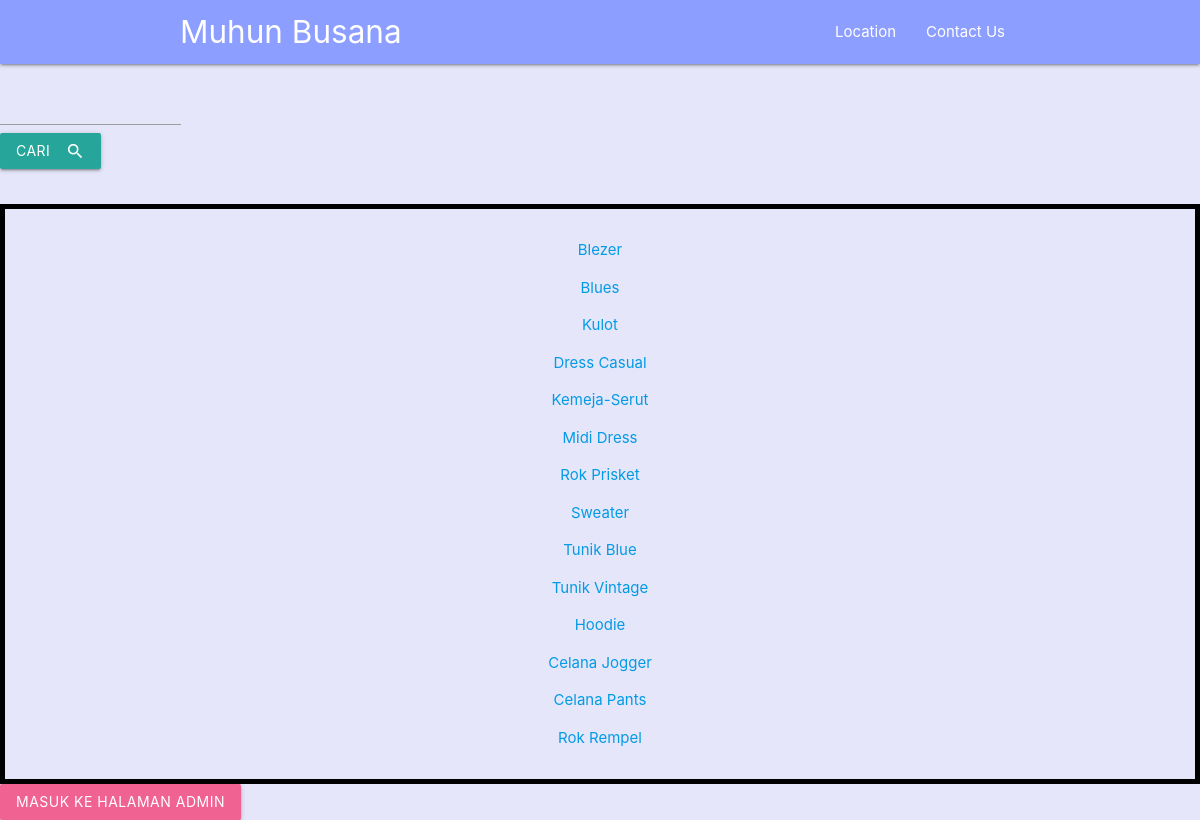
Page /Latihan7a/index.php on the committed database.
### tables this page shows
CREATE TABLE `pakaian` (
  `id` int(11) NOT NULL,
  `Foto` varchar(100) NOT NULL,
  `Nama` varchar(100) NOT NULL,
  `Ukuran` varchar(10) NOT NULL,
  `Warna` varchar(100) NOT NULL,
  `Stok` varchar(100) NOT NULL,
  `Harga` int(11) NOT NULL
);

### Latihan7a/php/functions.php (called while the page is built, shortened)
<?php
    function koneksi() {
        $conn = mysqli_connect("localhost", "root", "") or die ("koneksi ke DB gagal");
        mysqli_select_db($conn, "tubes_193040095") or die("Database salah!");
        return $conn;
    }
    function query($sql){
        $conn = koneksi();
        $result = mysqli_query($conn, "$sql");
        $rows = [];
        while ($row = mysqli_fetch_assoc($result)) {
            $rows[] = $row;
        }
        return $rows;
    }
?>

### Latihan7a/index.php (the view, shortened to what this page needs)
<?php
require 'php/functions.php';
if (isset($_GET['cari'])) {
  $keyword = $_GET['keyword'];
  $pakaian = query("SELECT * FROM pakaian WHERE
                Foto LIKE '%$keyword%' OR
                Nama LIKE '%$keyword%' OR
                Ukuran LIKE '%$keyword%' OR
                Warna LIKE '%$keyword%' OR
                Stok LIKE '%$keyword%' OR
                Harga LIKE '%$keyword%' ");
} else {
  $pakaian = query("SELECT * FROM pakaian");
}
?>
<!DOCTYPE html>
<html lang="en">
<head>
  <link type="text/css" rel="stylesheet" href="css/materialize.min.css" media="screen,projection" />
  <link rel="stylesheet" type="text/css" href="../css/style.css">
</head>
<body bgcolor="lavender" id="home" class="scrollspy">
  <div class="navbar-fixed">
    <nav class="indigo accent-1">
      <div class="container">
        <div class="nav-wrapper">
          <a href="#home" class="brand-logo">Muhun Busana</a>
          <ul class="right hide-on-med-and-down">
            <li><a href="https://www.google.com/maps/place/Kec.+Purwadadi,+Kabupaten+Subang,+Jawa+Barat/@-6.4408117,107.6143908,12z/data=!3m1!4b1!4m5!3m4!1s0x2e693ff1a7d60d21:0x6b2da51d11b2b4e7!8m2!3d-6.4435345!4d107.680727">Location</a></li>
            <li><a href="https://www.instagram.com/muhunbusanapwd/">Contact Us</a></li>
          </ul>
        </div>
      </div>
    </nav>
  </div>
  <form class="col s2" action="" method="get">
    <div class="row">
      <div class="input-field col s2">
        <input type="text" name="keyword">
        <button class="btn waves-effect waves-light" type="submit" name="cari">Cari
          <i class="material-icons right">search</i>
        </button>
      </div>
    </div>
  </form>
  <table border="5" cellpadding="13" cellspacing="0">
    <?php if (empty($pakaian)) : ?>
      <h1>Data tidak ditemukan</h1>
    <?php else : ?>
    <tr>
      <td>
        <?php foreach ($pakaian as $p) : ?>
          <p class="nama">
            <a href="php/detail.php?id=<?= $p['id'] ?>">
              <?= $p["Nama"] ?>
            </a>
          </p>
        <?php endforeach; ?>
      <?php endif; ?>
      </td>
    </tr>
  </table>
  <a href="php/login.php" class="waves-effect waves-light btn #f06292 pink lighten-2">Masuk ke halaman admin</a>
</body>
</html>

### Latihan7a/index.php (style rules this page uses)
table { border: 5px solid black; }
td { text-align: center; }

### rows in the picture
pakaian: Nama "Blezer"
pakaian: Nama "Blues"
pakaian: Nama "Kulot"
pakaian: Nama "Dress Casual"
pakaian: Nama "Kemeja-Serut"
pakaian: Nama "Midi Dress"
pakaian: Nama "Rok Prisket"
pakaian: Nama "Sweater"
pakaian: Nama "Tunik Blue"
pakaian: Nama "Tunik Vintage"
pakaian: Nama "Hoodie"
pakaian: Nama "Celana Jogger"
pakaian: Nama "Celana Pants"
pakaian: Nama "Rok Rempel"
